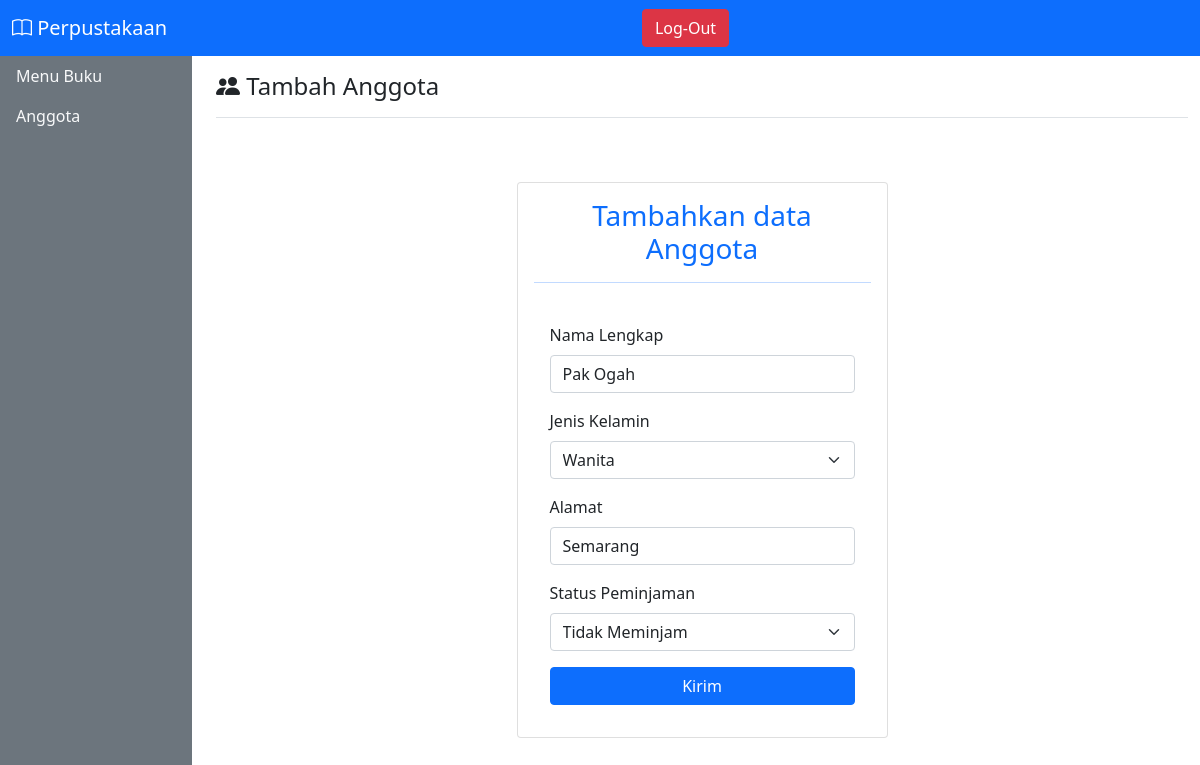
Screenshot of /page_anggota/edit_anggota.php?id=1 (signed in) with the database file from the repository.
### tables this page shows
CREATE TABLE `tbanggota` (
  `idanggota` int(11) NOT NULL,
  `nama` varchar(30) NOT NULL,
  `jeniskelamin` varchar(10) NOT NULL,
  `alamat` varchar(40) NOT NULL,
  `status` varchar(20) NOT NULL
);

### page_anggota/edit_anggota.php (the view, shortened to what this page needs)
<?php include "../template/header.php" ?>
<main class="col-md-9 ms-sm-auto col-lg-10 px-md-4">
      <div class="d-flex  flex-wrap flex-md-nowrap align-items-center pt-3 pb-2 mb-3 border-bottom">
      <h1 class="h4"><i class="bi bi-people-fill"></i> Tambah Anggota  </h1>&nbsp;
      </div>
      <div class="container ">
        <div class="row justify-content-center">
            <div class="col-md-5">
                <div class="card p-3 my-5">
            <div class="card-title text-primary">
                <h3 class="text-center"> Tambahkan data Anggota</h2>
                <hr class="color-secondary">
            </div>
            <div class="card-body">
            <?php
            include "../koneksi.php";
                $id = $_GET['id'];
                 $query = ("SELECT * FROM tbanggota WHERE idanggota = '$id' ");
                 $tampilkan_anggota = mysqli_query($db,$query);
                ?>
                <form id="myform"  action="" method="POST">
                <?php foreach ($tampilkan_anggota as $anggota):?>
                <div class="mb-3 ">
                <label for="exampleFormControlInput12" class="form-label">Nama Lengkap</label>
                <input type="text" class="form-control" name="nama" id="exampleFormControlInput12" value="<?=$anggota['nama']?>" >
                </div>
                <div class="mb-3 ">
                <label  class="form-label">Jenis Kelamin</label>
                <select class="form-select" aria-label="Default select example" name="kelamin">
                <option selected><?=$anggota['jeniskelamin']?></option>
                </select>
                </div>
                <div class="mb-3 ">
                <label for="exampleFormControlInput32" class="form-label">Alamat</label>
                <input type="text" class="form-control" name="alamat" id="exampleFormControlInput32" placeholder="isi dengan benar" value="<?=$anggota['alamat']?>" >
                </div>
                <div class="mb-3 ">
                <label  class="form-label">Status Peminjaman</label>
                <select class="form-select" aria-label="Default select example" name="status">
                <option selected><?=$anggota['status']?></option>
                </select>
                </div>
                <?php endforeach;?>
                <div class="d-grid gap-2">
                <button class="btn btn-primary" name="submit" type="submit"> Kirim</button>
                </div>
                </form>
            </div>
            </div>
            </div>
        </div>
    </div>
    </main>
    <?php include "../template/footer.php" ?>

### rows the page displays
tbanggota: nama "Pak Ogah", kelamin "Wanita", alamat "Semarang", status "Tidak Meminjam"
